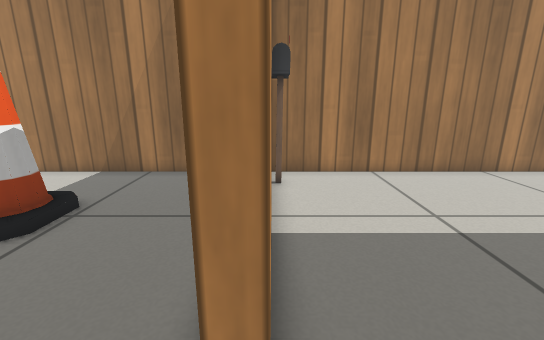
View 1 (above)

20 first-person views from a walk through a robot-simulator world made for Gazebo. The camera is 0.61 m above the floor, tilts 14° down and sees 90° across. The floor is counted in squares, 0.2 m on a side. Each view is taken from the middle of a square. On the plan, view 1 faces up. The plan holds only what a view shows up to about 20 squares ahead; the rest is blank. Simple patterns stand in for the simulator's built-in surfaces.

View 2
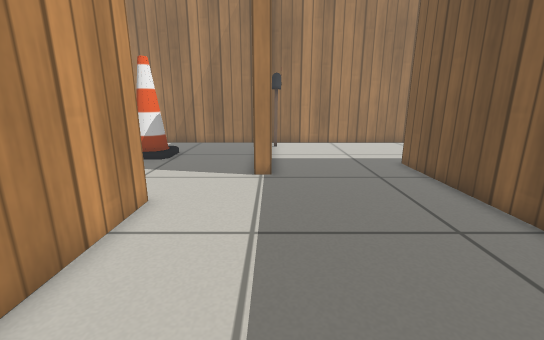

View 3
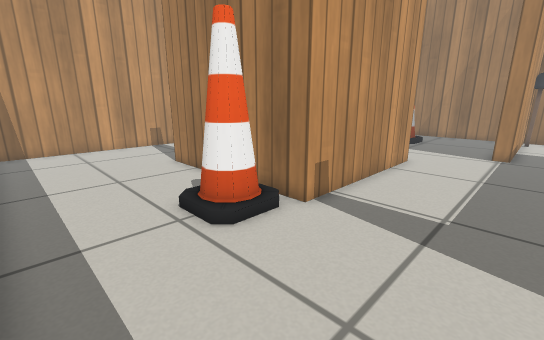

View 4
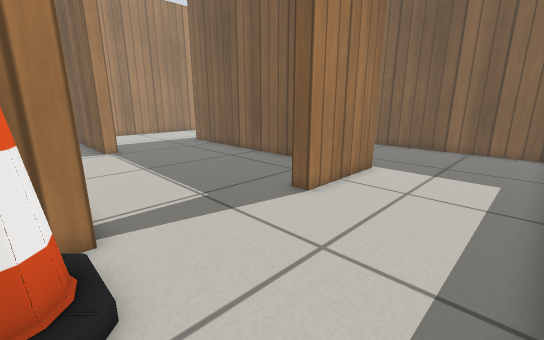

View 5
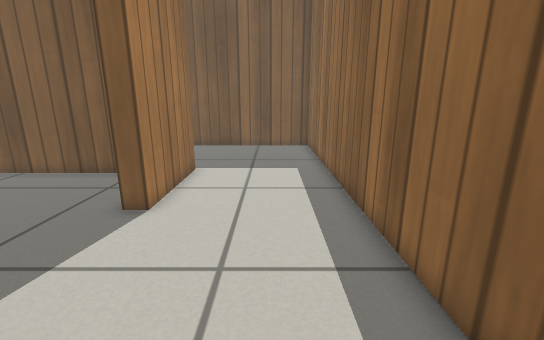

View 6
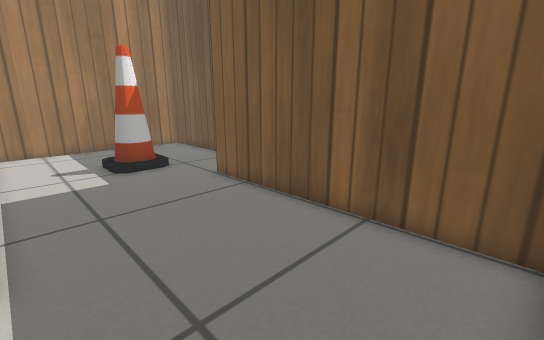

View 7
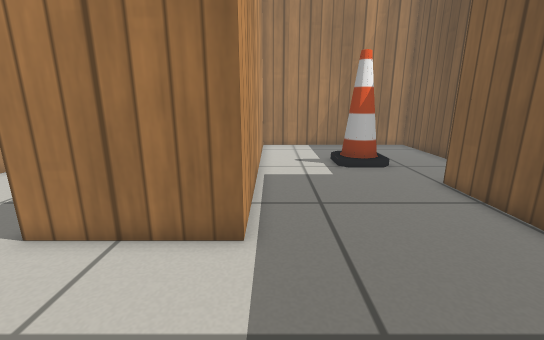

View 8
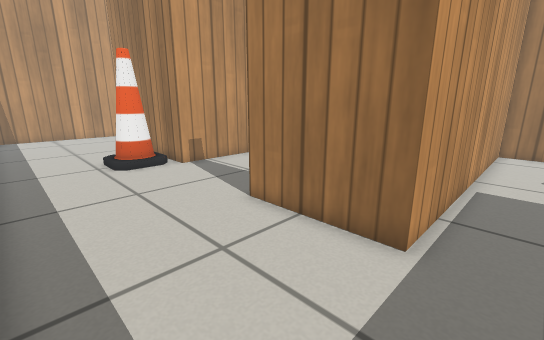

View 9
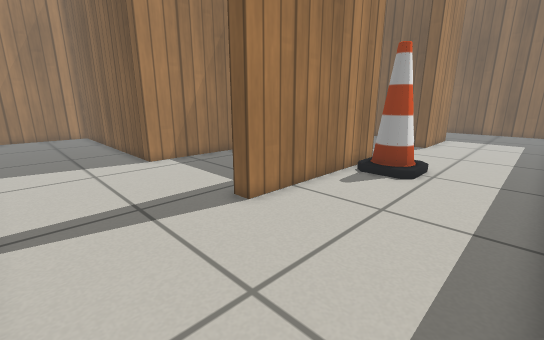

View 10
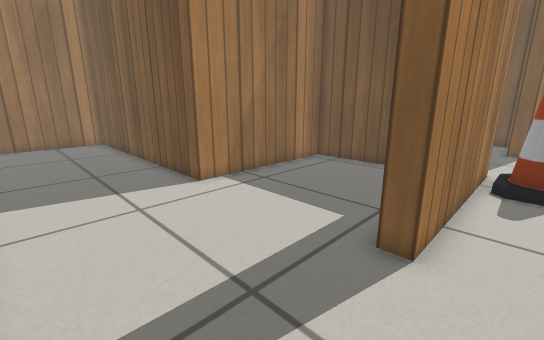

View 11
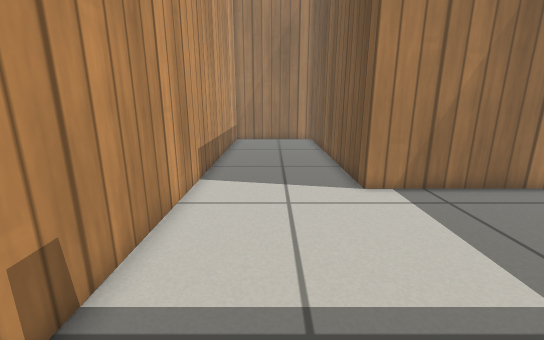

View 12
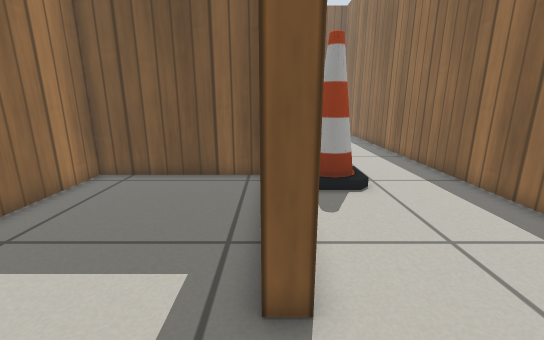

View 13
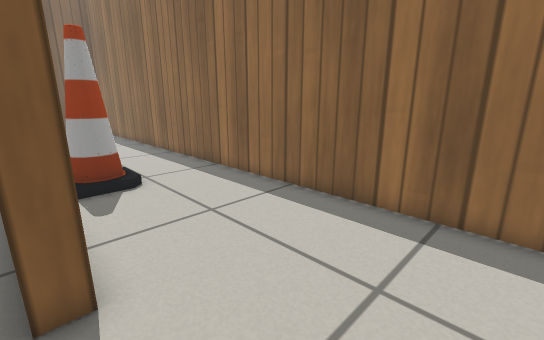

View 14
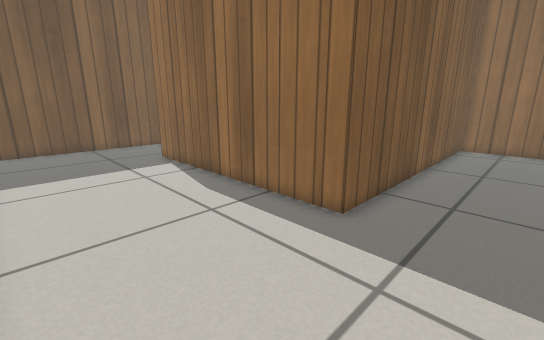

View 15
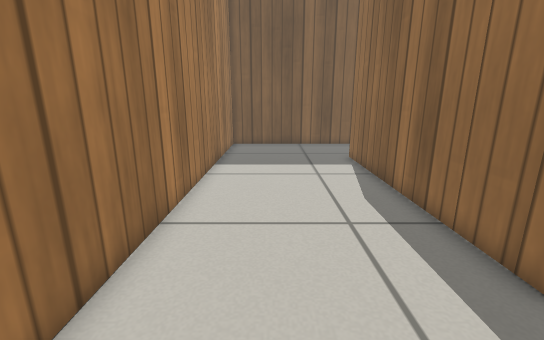

View 16
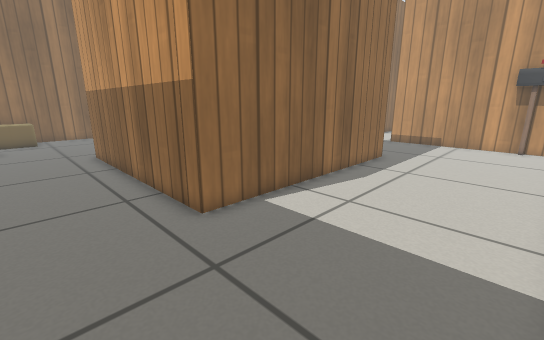

View 17
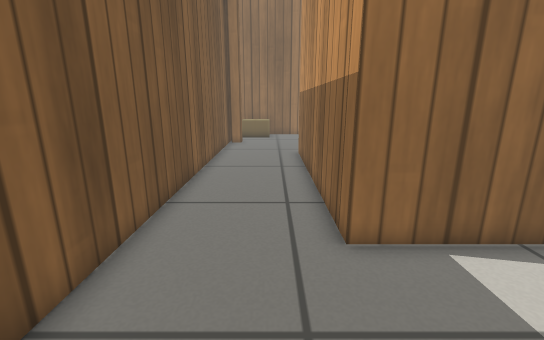

View 18
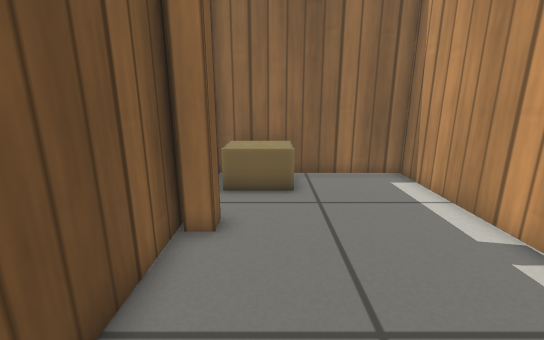

View 19
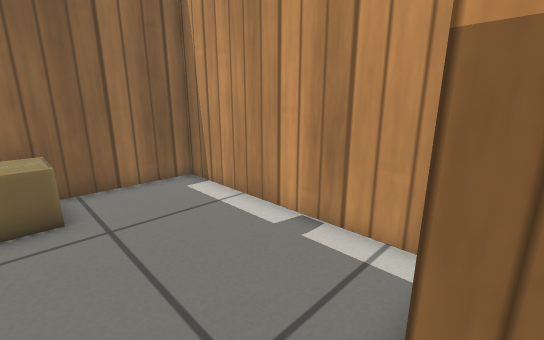

View 20
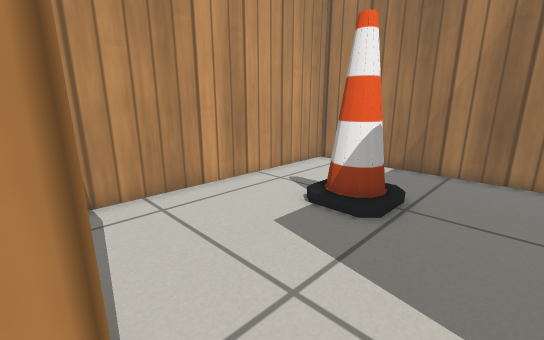

### Floor plan
Points are (right, up) in squares from view 1. A wall is a line through its corners. A room is listed if a view was taken in it or the views show most of it. See-through windows are left out.
Room 1 (views 1, 2, 3, 4, 5, 6, 7, 9, 10, 11, 12, 13)
walls: (2.7, -9.7) (6.6, -9.7) (6.6, 2.4); (-3.9, -0.8) (-3.9, -9.6) (-12.7, -9.6) (-12.7, -8.8); (7.4, -10.4) (2.4, -10.4) (2.4, -9.6); (0, 2.4) (-0.8, 2.4); (-17.4, -16.6) (8.6, -16.6); (-18.9, -8.6) (-18.9, -16.3)
ways out: opening at (8.8, -13.5) to room 2; opening at (3.5, 3.5) to room 3; opening at (-2.2, 0.5) to room 4; opening at (-15.5, -9) to room 5
objects: cone (-6, -12) to (-5, -11)
Room 2 (view 8)
walls: (17.6, -1.4) (17.6, 3.8) (7.4, 3.8) (7.4, -10.4); (8.6, -16.6) (14.6, -16.6) (14.6, -5.9)
ways out: opening at (8.8, -13.5) to room 1
objects: cone (12, -3) to (13, -1)
Room 3 (views 14, 15, 16, 17, 18, 19)
walls: (6.6, 2.4) (6.6, 4.6) (18.4, 4.6) (18.4, -6.7); (23.3, -7.6) (23.3, 11.9) (0, 11.9) (0, 2.4)
ways out: opening at (3.5, 3.5) to room 1; opening at (20.5, -7) to room 6
objects: postbox (0, 10)
Room 4 (view 20)
walls: (-0.8, 2.4) (-0.8, 9.4); (-1.4, 11.9) (-11.9, 11.9) (-11.9, 0.4)
ways out: opening at (-2.2, 0.5) to room 1
objects: cone (-8, 6) to (-6, 7)
Room 5 (no view inside)
walls: (-4.7, -8.6) (-4.7, -1.6) (-12.7, -1.6) (-12.7, 11.9) (-18.1, 11.9); (-18.9, 10) (-18.9, -8.6)
ways out: opening at (-15.5, -9) to room 1
Room 6 (no view inside)
walls: (22.4, -11.9) (22.4, -11); (23.3, -11.6) (23.3, -7.6); (15.4, -7.4) (15.4, -16.6) (23.4, -16.6)
ways out: opening at (20.5, -7) to room 3
objects: cardboard box (20, -16) to (23, -14)

Positions as (right, up) in squares from view 1, and headings:
1: (0, 0), facing up
2: (0, -9), facing up
3: (1, -16), facing up-left
4: (-5, -16), facing up-right
5: (-5, -14), facing right
6: (8, -16), facing up-right
7: (8, -16), facing up
8: (9, -16), facing up-left
9: (-18, -16), facing up-right
10: (-18, -11), facing up-right
11: (-16, -11), facing up
12: (-16, -9), facing right
13: (-17, -9), facing down-right
14: (3, 11), facing down-right
15: (3, 9), facing right
16: (22, 11), facing down-left
17: (20, 10), facing down
18: (21, -5), facing down
19: (21, -6), facing down-left
20: (-3, -1), facing up-left
